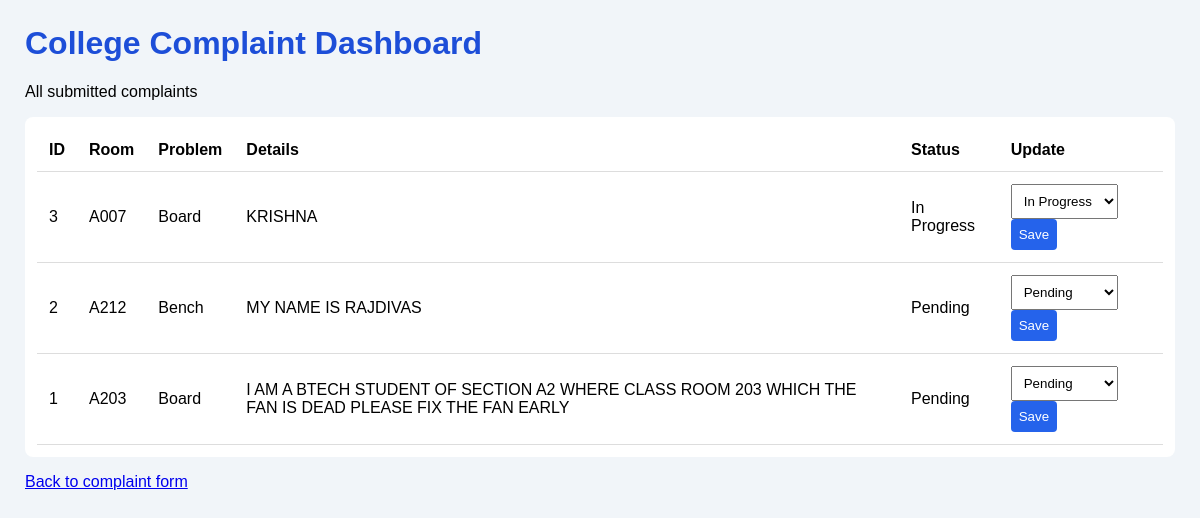
The page /admin on the database its author committed.
### tables this page shows
CREATE TABLE complaints (
                id INTEGER PRIMARY KEY AUTOINCREMENT,
                room TEXT NOT NULL,
                problem TEXT NOT NULL,
                details TEXT NOT NULL,
                status TEXT DEFAULT 'Pending'
            );

### app.py (the view)
@app.route("/admin")
def admin():
    with sqlite3.connect("complaints.db") as con:
        con.row_factory = sqlite3.Row
        complaints = con.execute(
            "SELECT * FROM complaints ORDER BY id DESC"
        ).fetchall()
    return render_template("admin.html", complaints=complaints)

### templates/admin.html (shortened to what this page needs)
<!DOCTYPE html>
<html lang="en">
<head>
</head>
<body>
    <h1>College Complaint Dashboard</h1>
    <p>All submitted complaints</p>
    <div class="table-wrap">
        <table>
            <tr>
                <th>ID</th>
                <th>Room</th>
                <th>Problem</th>
                <th>Details</th>
                <th>Status</th>
                <th>Update</th>
            </tr>
            {% for c in complaints %}
            <tr>
                <td>{{ c.id }}</td>
                <td>{{ c.room }}</td>
                <td>{{ c.problem }}</td>
                <td>{{ c.details }}</td>
                <td>{{ c.status }}</td>
                <td>
                    <form action="/update/{{ c.id }}" method="POST">
                        <select name="status">
                            <option {% if c.status == 'Pending' %}selected{% endif %}>Pending</option>
                            <option {% if c.status == 'In Progress' %}selected{% endif %}>In Progress</option>
                        </select>
                        <button type="submit">Save</button>
                    </form>
                </td>
            </tr>
            {% endfor %}
        </table>
    </div>
    <p><a href="/">Back to complaint form</a></p>
</body>
</html>

### templates/admin.html (style rules this page uses)
body { font-family: Arial, sans-serif; margin: 25px; background: #f1f5f9; }
h1 { color: #1d4ed8; }
.table-wrap { overflow-x: auto; background: white; padding: 12px; border-radius: 8px; }
table { width: 100%; border-collapse: collapse; }
th, td { text-align: left; padding: 12px; border-bottom: 1px solid #ddd; }
select, button { padding: 8px; }
button { background: #2563eb; color: white; border: none; border-radius: 4px; }

### rows shown on the page
complaints: id "3", room "A007", problem "Board", details "KRISHNA", status "In Progress"
complaints: id "2", room "A212", problem "Bench", details "MY NAME IS RAJDIVAS", status "Pending"
complaints: id "1", room "A203", problem "Board", details "I AM A BTECH STUDENT OF SECTION A2 WHERE CLASS ROOM 203 WHICH THE FAN IS DEAD PLEASE FIX THE FAN EARLY", status "Pending"
